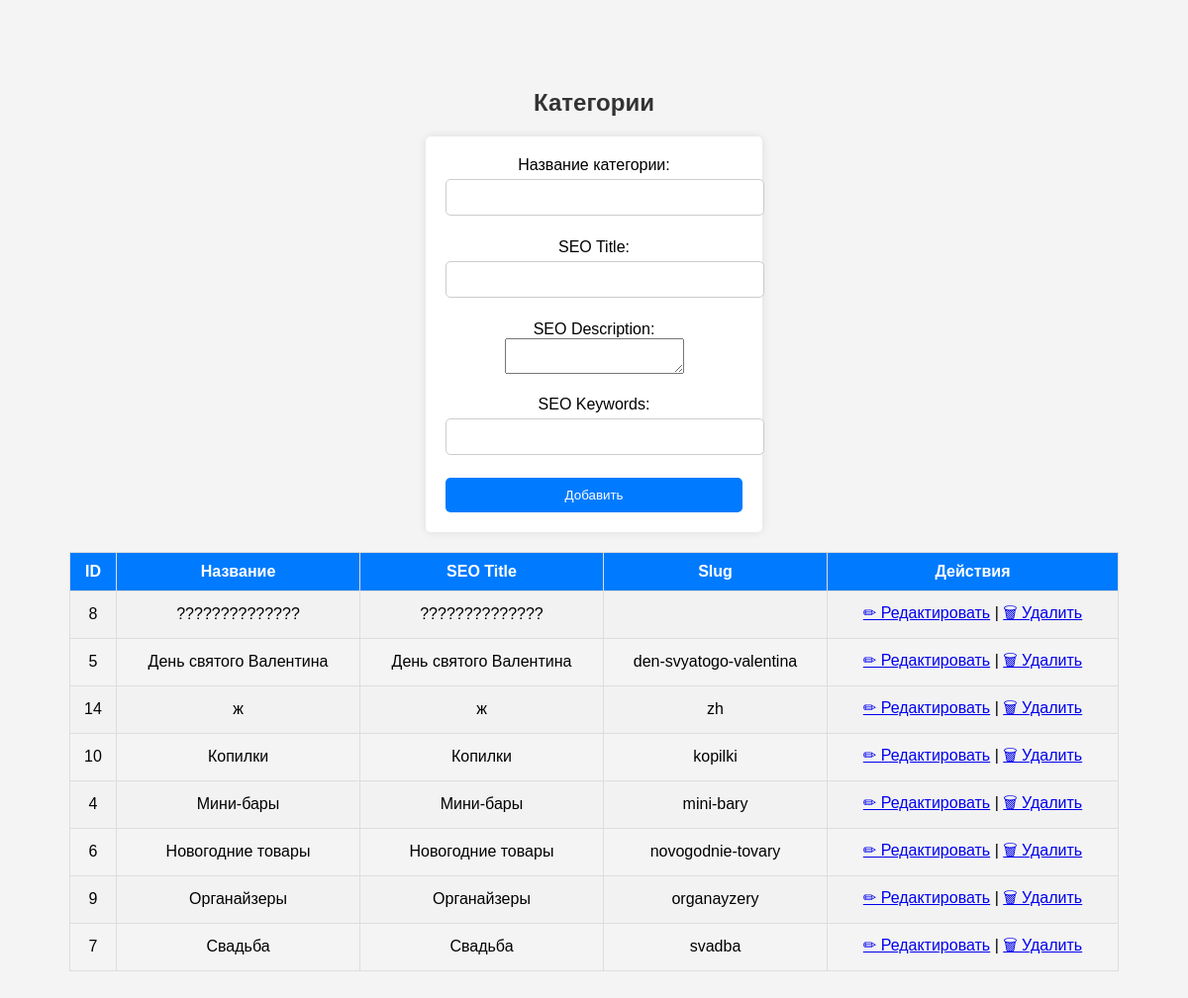
The app's page /admin/categories.php (signed in) with its own data.
### tables this page shows
CREATE TABLE `categories` (
  `id` int(11) NOT NULL AUTO_INCREMENT,
  `name` varchar(100) NOT NULL,
  `seo_title` varchar(255) DEFAULT NULL,
  `seo_description` text DEFAULT NULL,
  `seo_keywords` text DEFAULT NULL,
  `slug` varchar(255) DEFAULT NULL,
  PRIMARY KEY (`id`),
  UNIQUE KEY `name` (`name`),
  UNIQUE KEY `slug` (`slug`)
);

### admin/categories.php (the view, shortened to what this page needs)
<?php
require_once '../database/db.php';
$categories = $conn->query("SELECT * FROM categories ORDER BY name ASC")->fetchAll(PDO::FETCH_ASSOC);
?>
<!DOCTYPE html>
<html lang="ru">
<head>
    <link rel="stylesheet" href="styles.css">
</head>
<body>
    <h2>Категории</h2>
    <form method="POST">
        <label>Название категории:</label>
        <input type="text" name="name" required><br><br>
        <label>SEO Title:</label>
        <input type="text" name="seo_title"><br><br>
        <label>SEO Description:</label>
        <textarea name="seo_description"></textarea><br><br>
        <label>SEO Keywords:</label>
        <input type="text" name="seo_keywords"><br><br>
        <button type="submit">Добавить</button>
    </form>
    <table border="1">
        <tr>
            <th>ID</th>
            <th>Название</th>
            <th>SEO Title</th>
            <th>Slug</th>
            <th>Действия</th>
        </tr>
        <?php foreach ($categories as $cat): ?>
            <tr>
                <td><?= $cat['id']; ?></td>
                <td><?= htmlspecialchars($cat['name']); ?></td>
                <td><?= htmlspecialchars($cat['seo_title']); ?></td>
                <td><?= htmlspecialchars($cat['slug']); ?></td>
                <td>
                    <a href="edit_category.php?id=<?= $cat['id']; ?>">✏ Редактировать</a> |
                    <a href="delete_category.php?id=<?= $cat['id']; ?>" onclick="return confirm('Удалить категорию?');">🗑 Удалить</a>
                </td>
            </tr>
        <?php endforeach; ?>
    </table>
</body>
</html>

### admin/styles.css (style rules this page uses)
body { font-family: Arial, sans-serif; margin: 20px; }
h2 { color: #333; }
body { font-family: Arial, sans-serif; background-color: #f4f4f4; text-align: center; padding: 50px; }
form { background: white; padding: 20px; max-width: 300px; margin: auto; border-radius: 5px; box-shadow: 0px 0px 10px rgba(0, 0, 0, 0.1); }
input { width: 100%; padding: 10px; margin: 5px 0; border: 1px solid #ccc; border-radius: 5px; }
button { width: 100%; padding: 10px; background: #007bff; color: white; border: none; border-radius: 5px; cursor: pointer; }
table { width: 100%; border-collapse: collapse; margin-top: 20px; }
th, td { border: 1px solid #ddd; padding: 10px; text-align: center; }
th { background-color: #007bff; color: white; }
tr:nth-child(even) { background-color: #f2f2f2; }

### records on screen
categories: id "8", name "??????????????", seo_title "??????????????"
categories: id "5", name "День святого Валентина", seo_title "День святого Валентина", slug "den-svyatogo-valentina"
categories: id "14", name "ж", seo_title "ж", slug "zh"
categories: id "10", name "Копилки", seo_title "Копилки", slug "kopilki"
categories: id "4", name "Мини-бары", seo_title "Мини-бары", slug "mini-bary"
categories: id "6", name "Новогодние товары", seo_title "Новогодние товары", slug "novogodnie-tovary"
categories: id "9", name "Органайзеры", seo_title "Органайзеры", slug "organayzery"
categories: id "7", name "Свадьба", seo_title "Свадьба", slug "svadba"
